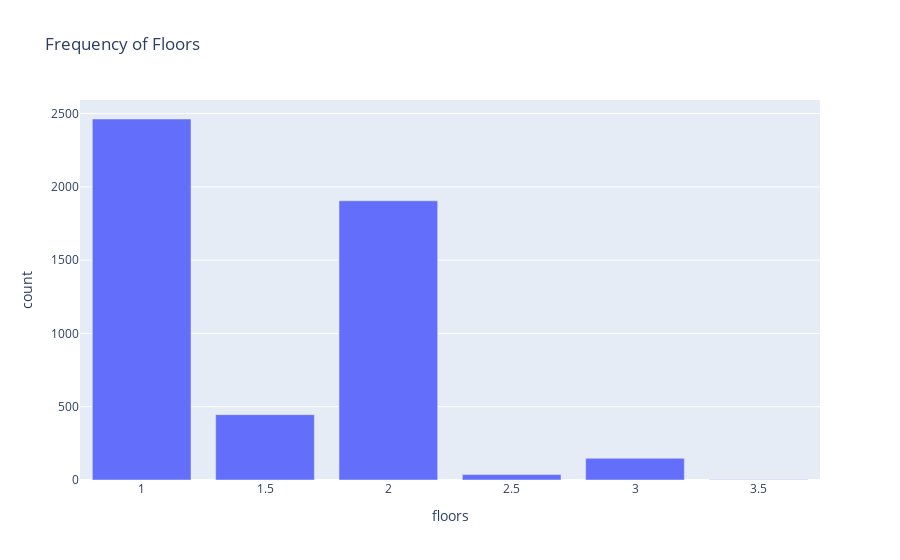

The notebook cell this image was saved under:
### Code cell
floor_counts = viviendas['floors'].value_counts().reset_index()
floor_counts.columns = ['floors', 'count']  # Rename columns for clarity

# Create a bar chart
figC = px.bar(floor_counts, x='floors', y='count', title='Frequency of Floors')
figC.show()

### Figure 1 — Plotly figure (JSON) as saved in the notebook; plotly's stock layout.template omitted (floating-point values rounded to 4 significant figures)
{"data": [{"alignmentgroup": "True", "hovertemplate": "floors=%{x}<br>count=%{y}<extra></extra>", "legendgroup": "", "marker": {"color": "#636efa", "pattern": {"shape": ""}}, "name": "", "offsetgroup": "", "orientation": "v", "showlegend": false, "textposition": "auto", "type": "bar", "x": [1, 2, 1.5, 3, 2.5, 3.5], "xaxis": "x", "y": [2463, 1905, 446, 148, 37, 1], "yaxis": "y"}], "layout": {"autosize": true, "barmode": "relative", "legend": {"tracegroupgap": 0}, "title": {"text": "Frequency of Floors"}, "xaxis": {"anchor": "y", "autorange": true, "domain": [0, 1], "range": [0.75, 3.75], "title": {"text": "floors"}, "type": "linear"}, "yaxis": {"anchor": "x", "autorange": true, "domain": [0, 1], "range": [0, 2593.0], "title": {"text": "count"}, "type": "linear"}}}
